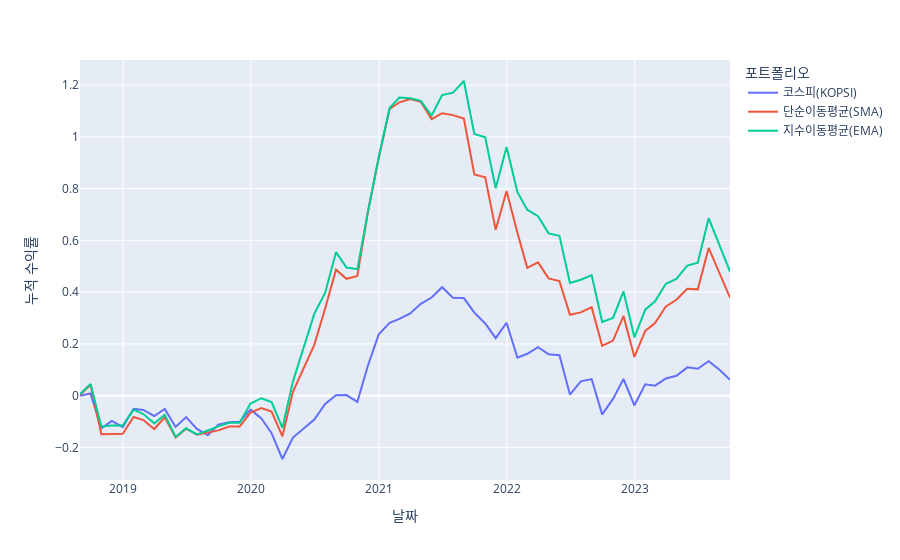

The code cell stored with this chart in its notebook:
### Markdown cell above
## 누적 수익률

### Code cell
# 누적 수익률 계산하기
benchmark_cum_returns = (kospi_returns + 1).cumprod() - 1
sma_cum_returns = (sma_returns + 1).cumprod() - 1
ema_cum_returns = (ema_returns + 1).cumprod() - 1

# 자산 정보 결합하기
cum_returns = pd.concat([benchmark_cum_returns, sma_cum_returns, ema_cum_returns], axis=1)
cum_returns.columns = ["코스피(KOPSI)", "단순이동평균(SMA)", "지수이동평균(EMA)"]

# 자산 변화 시각화하기
fig = px.line(data_frame=cum_returns)

# x축, y축 레이블 설정
fig.update_xaxes(title_text='날짜')
fig.update_yaxes(title_text='누적 수익률')

# 범례 제목 설정
fig.update_layout(legend_title_text='포트폴리오') 

fig.show()
